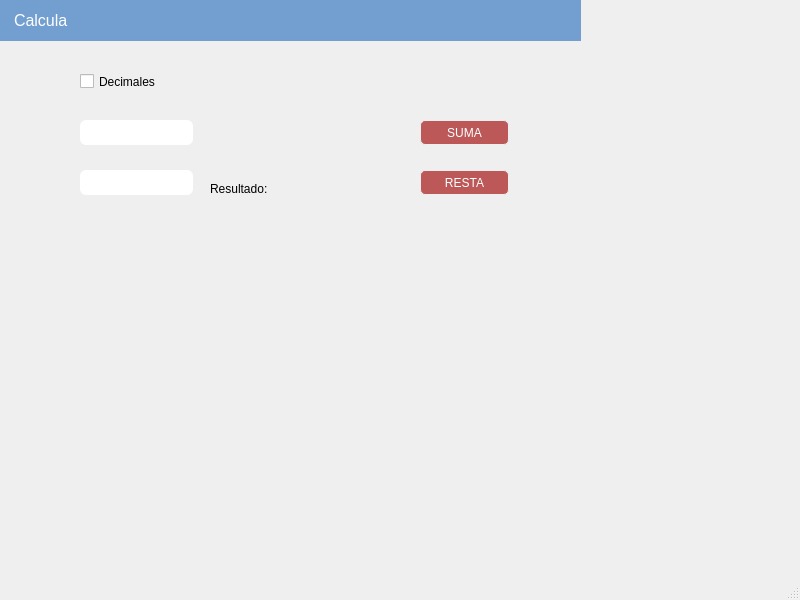
<?xml version="1.0" encoding="UTF-8"?>
<ui version="4.0">
 <class>MainWindow</class>
 <widget class="QMainWindow" name="MainWindow">
  <property name="geometry">
   <rect>
    <x>0</x>
    <y>0</y>
    <width>800</width>
    <height>600</height>
   </rect>
  </property>
  <property name="windowTitle">
   <string>MainWindow</string>
  </property>
  <widget class="QWidget" name="centralwidget">
   <widget class="QPushButton" name="pushButton">
    <property name="geometry">
     <rect>
      <x>420</x>
      <y>120</y>
      <width>89</width>
      <height>25</height>
     </rect>
    </property>
    <property name="styleSheet">
     <string notr="true">background-color: rgb(188, 88, 88);
color: #fff;
border: 1px solid #eee;
border-radius: 5px;
</string>
    </property>
    <property name="text">
     <string>SUMA</string>
    </property>
    <property name="flat">
     <bool>false</bool>
    </property>
   </widget>
   <widget class="QLabel" name="label">
    <property name="geometry">
     <rect>
      <x>0</x>
      <y>0</y>
      <width>581</width>
      <height>41</height>
     </rect>
    </property>
    <property name="styleSheet">
     <string notr="true">color: #fff;
background-color: rgb(114, 159, 207);
padding-left: 10px;
font-size: 16px;</string>
    </property>
    <property name="text">
     <string>Calcula</string>
    </property>
   </widget>
   <widget class="QLineEdit" name="lineEdit">
    <property name="geometry">
     <rect>
      <x>80</x>
      <y>120</y>
      <width>113</width>
      <height>25</height>
     </rect>
    </property>
    <property name="styleSheet">
     <string notr="true">border-radius: 6px;
border 1pc solid rgb(24,18,110);</string>
    </property>
   </widget>
   <widget class="QLineEdit" name="lineEdit_3">
    <property name="geometry">
     <rect>
      <x>80</x>
      <y>170</y>
      <width>113</width>
      <height>25</height>
     </rect>
    </property>
    <property name="styleSheet">
     <string notr="true">border-radius: 6px;
border 1pc solid rgb(24,18,110);</string>
    </property>
   </widget>
   <widget class="QCheckBox" name="checkBox">
    <property name="geometry">
     <rect>
      <x>80</x>
      <y>70</y>
      <width>92</width>
      <height>23</height>
     </rect>
    </property>
    <property name="text">
     <string>Decimales</string>
    </property>
   </widget>
   <widget class="QPushButton" name="pushButton_2">
    <property name="geometry">
     <rect>
      <x>420</x>
      <y>170</y>
      <width>89</width>
      <height>25</height>
     </rect>
    </property>
    <property name="styleSheet">
     <string notr="true">background-color: rgb(188, 88, 88);
color: #fff;
border: 1px solid #eee;
border-radius: 5px;
</string>
    </property>
    <property name="text">
     <string>RESTA</string>
    </property>
    <property name="flat">
     <bool>false</bool>
    </property>
   </widget>
   <widget class="QLabel" name="label_2">
    <property name="geometry">
     <rect>
      <x>210</x>
      <y>180</y>
      <width>181</width>
      <height>17</height>
     </rect>
    </property>
    <property name="text">
     <string>Resultado: </string>
    </property>
   </widget>
  </widget>
  <widget class="QMenuBar" name="menubar">
   <property name="geometry">
    <rect>
     <x>0</x>
     <y>0</y>
     <width>800</width>
     <height>22</height>
    </rect>
   </property>
  </widget>
  <widget class="QStatusBar" name="statusbar"/>
 </widget>
 <resources/>
 <connections/>
</ui>
